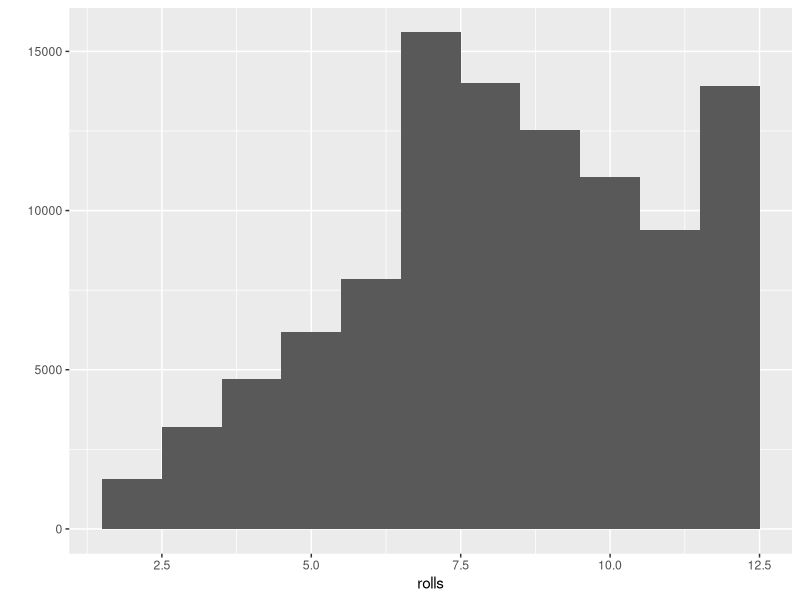

R code for this plot:
# rolls two dice, which are weighted according to
# a user supplied weight vector.
# the resulting values of the dice are then summed.
roll <- function(weight) {
  die <- 1:6
  dice <- sample(die, size = 2, replace = TRUE,
                 prob = weight)
  sum(dice)
}

library(ggplot2)
weighted <- c(1/8, 1/8, 1/8, 1/8, 1/8, 3/8)
rolls <- replicate(100000, roll(weighted))
qplot(rolls, binwidth = 1)
